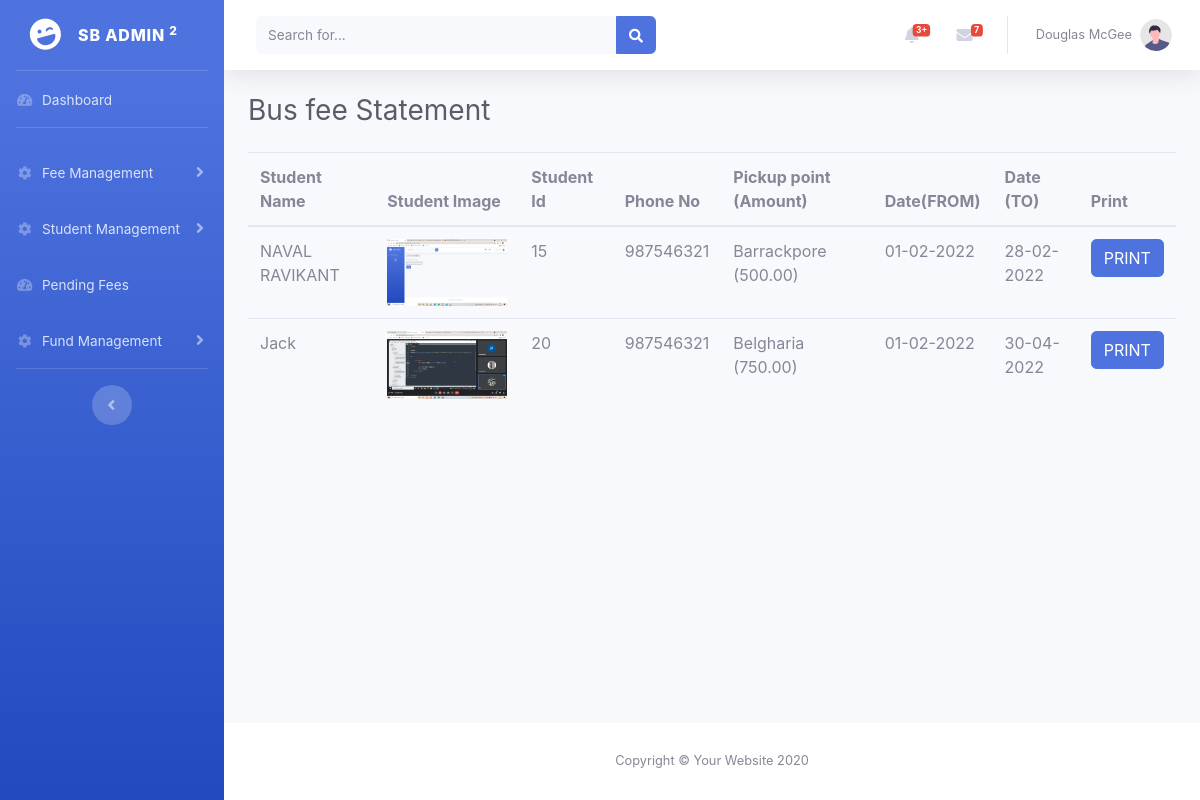
Before: /index.php/admin/showfeereceipt with the older database file.
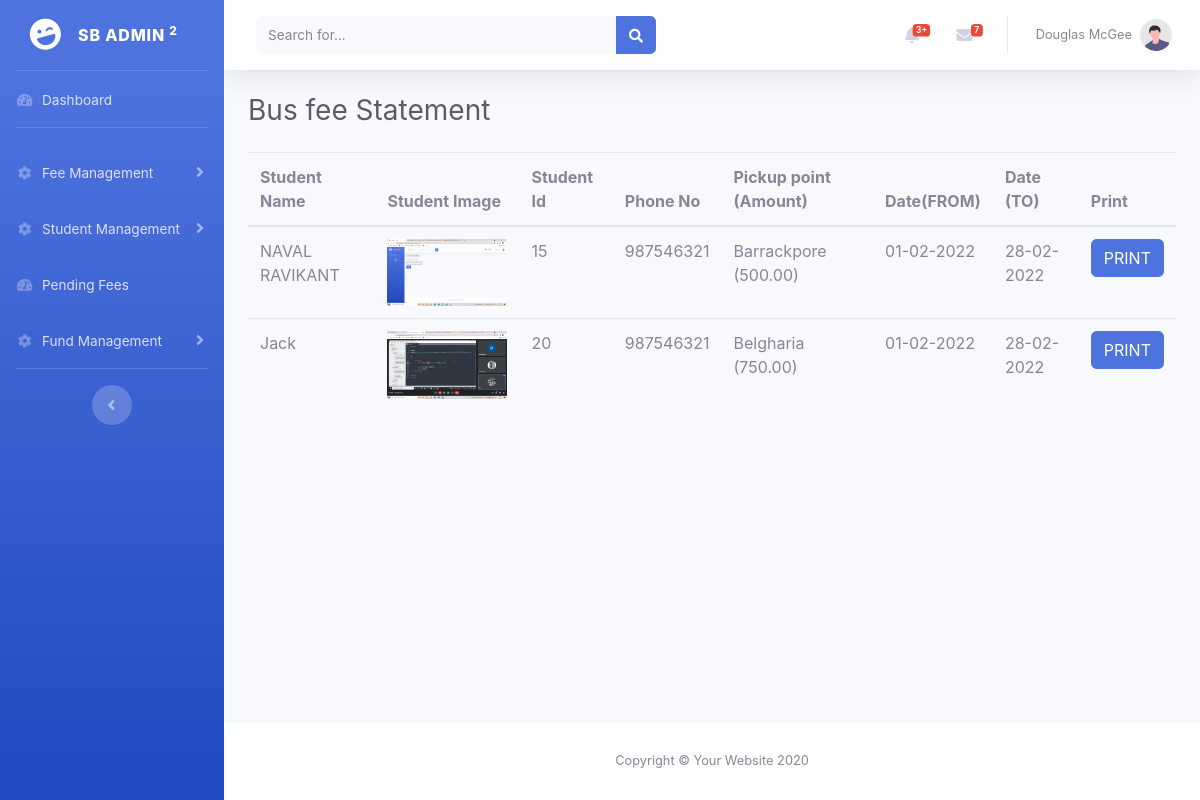
After: the same page with the newer database file.
### tables this page shows
CREATE TABLE `fee_receipts` (
  `receipt_id` int(11) NOT NULL,
  `student_nid` int(11) NOT NULL,
  `s_from` date NOT NULL,
  `s_to` date NOT NULL,
  `payment_type` varchar(500) NOT NULL,
  `remarks` varchar(500) NOT NULL,
  `amount` decimal(10,2) NOT NULL,
  `payment_for` varchar(500) NOT NULL
);

CREATE TABLE `student_admission` (
  `student_id` varchar(500) NOT NULL,
  `student_name` varchar(500) NOT NULL,
  `student_image` varchar(500) NOT NULL,
  `father_name` varchar(500) NOT NULL,
  `mother_name` varchar(500) NOT NULL,
  `address` varchar(500) NOT NULL,
  `mobile_no` varchar(500) NOT NULL,
  `adhaar` varchar(500) NOT NULL,
  `gender` varchar(500) NOT NULL,
  `dob` date NOT NULL,
  `pickup_point` int(11) NOT NULL,
  `sid` int(11) NOT NULL
);

CREATE TABLE `ifeesetup` (
  `fee_id` int(11) NOT NULL,
  `pickup_point` varchar(500) NOT NULL,
  `busfee` varchar(500) NOT NULL
);

### application/controllers/Admin.php (called while the page is built, shortened)
<?php
class Admin extends CI_Controller
{
	public function __construct()
	{
		$this->load->helper("url");
		$this->load->database();
		$this->load->model("Admin_mod");
	}
	public function showfeereceipt(){
		$res=$this->Admin_mod->listbusfeereceipt();
		$w=array(
			"row"=>$res,
		);
		$this->load->view('showfeereceipt',$w);
	}
}
?>

### index.php (called while the page is built, shortened)
<?php
require_once BASEPATH.'core/CodeIgniter.php';

### application/models/Admin_mod.php (called while the page is built, shortened)
<?php
	class Admin_mod extends CI_Model
	{
		   public function listbusfeereceipt(){
			$q=$this->db->select("student_admission.*,ifeesetup.pickup_point as pic,ifeesetup.busfee, fee_receipts.*")->from("fee_receipts")->join("student_admission","fee_receipts.student_nid=student_admission.sid")->join("ifeesetup","ifeesetup.fee_id=student_admission.pickup_point")->order_by("receipt_id","desc")->get();
			$rs=$q->result();
			return $rs;
		 }
	}
?>

### application/views/showfeereceipt.php (the view)
<?php $this->load->view("inc/header");?>
       <?php $this->load->view("inc/menu");?>
        <div id="content-wrapper" class="d-flex flex-column">
            <div id="content">
                  <?php $this->load->view("inc/top");?>
                <div class="container-fluid">
                    <h1 class="h3 mb-4 text-gray-800">Bus fee Statement</h1>
                    <table class="table">
    <thead>
      <tr>
        <th>Student Name</th>
        <th>Student Image </th>
        <th>Student Id</th>
        <th>Phone No</th>
        <th>Pickup point (Amount) </th>
        <th>Date(FROM) </th>
        <th>Date (TO) </th>
        <th>Print </th>
      </tr>
    </thead>
    <tbody>
        <?php foreach($row as $r){?>
            <tr>
        <td><?php echo $r->student_name; ?></td>
        <td><img src="<?php echo base_url();?>student_images/<?php echo $r->student_image;?>" style="width:120px;"></td>
        <td><?php echo $r->student_id; ?></td>
        <td><?php echo $r->mobile_no;?></td>
        <td><?php echo $r->pic; ?> (<?php echo $r->amount; ?>)</td>
        <td><?php echo date("d-m-Y",strtotime($r->s_from)); ?></td>
        <td><?php echo date("d-m-Y",strtotime($r->s_to)); ?></td>
        <td><a target="_blank" class="btn btn-primary" href="<?php echo base_url();?>printreceipt/<?php echo $r->receipt_id;?>">PRINT</a></td>
        </tr>
      <?php } ?>
    </tbody>
  </table>
                </div>
            </div>
                 <?php $this->load->view("inc/footer");?>

### application/views/inc/header.php (shortened to what this page needs)
<!DOCTYPE html>
<html lang="en">
<head>
    <link href="<?php echo base_url();?>admin/vendor/fontawesome-free/css/all.min.css" rel="stylesheet" type="text/css">
   <link rel="stylesheet" href="https://cdnjs.cloudflare.com/ajax/libs/font-awesome/4.7.0/css/font-awesome.min.css">
    <link href="<?php echo base_url();?>admin/css/sb-admin-2.min.css" rel="stylesheet">
</head>
<body id="page-top">
    <div id="wrapper">

### application/views/inc/menu.php (shortened to what this page needs)
 <ul class="navbar-nav bg-gradient-primary sidebar sidebar-dark accordion" id="accordionSidebar">
            <a class="sidebar-brand d-flex align-items-center justify-content-center" href="index.html">
                <div class="sidebar-brand-icon rotate-n-15">
                    <i class="fas fa-laugh-wink"></i>
                </div>
                <div class="sidebar-brand-text mx-3">SB Admin <sup>2</sup></div>
            </a>
            <hr class="sidebar-divider my-0">
            <li class="nav-item">
                <a class="nav-link" href="index.html">
                    <i class="fas fa-fw fa-tachometer-alt"></i>
                    <span>Dashboard</span></a>
            </li>
            <hr class="sidebar-divider">
            <li class="nav-item">
                <a class="nav-link collapsed" href="#" data-toggle="collapse" data-target="#collapseTwo"
                    aria-expanded="true" aria-controls="collapseTwo">
                    <i class="fas fa-fw fa-cog"></i>
                    <span>Fee Management</span>
                </a>
            </li>
<li class="nav-item">
                <a class="nav-link collapsed" href="#" data-toggle="collapse" data-target="#collapsethree"
                    aria-expanded="true" aria-controls="collapsethree">
                    <i class="fas fa-fw fa-cog"></i>
                    <span>Student Management</span>
                </a>
            </li>
            <li class="nav-item">
                <a class="nav-link" href="<?php echo base_url(); ?>pendingfees/">
                    <i class="fas fa-fw fa-tachometer-alt"></i>
                    <span>Pending Fees</span></a>
            </li>
            <li class="nav-item">
                <a class="nav-link collapsed" href="#" data-toggle="collapse" data-target="#collapsefour"
                    aria-expanded="true" aria-controls="collapsefour">
                    <i class="fas fa-fw fa-cog"></i>
                    <span>Fund Management</span>
                </a>
            </li>
            <hr class="sidebar-divider d-none d-md-block">
            <div class="text-center d-none d-md-inline">
                <button class="rounded-circle border-0" id="sidebarToggle"></button>
            </div>
        </ul>

### application/views/inc/top.php (shortened to what this page needs)
<nav class="navbar navbar-expand navbar-light bg-white topbar mb-4 static-top shadow">
                   <form
                       class="d-none d-sm-inline-block form-inline mr-auto ml-md-3 my-2 my-md-0 mw-100 navbar-search">
                       <div class="input-group">
                           <input type="text" class="form-control bg-light border-0 small" placeholder="Search for..."
                               aria-label="Search" aria-describedby="basic-addon2">
                           <div class="input-group-append">
                               <button class="btn btn-primary" type="button">
                                   <i class="fas fa-search fa-sm"></i>
                               </button>
                           </div>
                       </div>
                   </form>
                   <ul class="navbar-nav ml-auto">
                       <li class="nav-item dropdown no-arrow mx-1">
                           <a class="nav-link dropdown-toggle" href="#" id="alertsDropdown" role="button"
                               data-toggle="dropdown" aria-haspopup="true" aria-expanded="false">
                               <i class="fas fa-bell fa-fw"></i>
                               <span class="badge badge-danger badge-counter">3+</span>
                           </a>
                       </li>
                       <li class="nav-item dropdown no-arrow mx-1">
                           <a class="nav-link dropdown-toggle" href="#" id="messagesDropdown" role="button"
                               data-toggle="dropdown" aria-haspopup="true" aria-expanded="false">
                               <i class="fas fa-envelope fa-fw"></i>
                               <span class="badge badge-danger badge-counter">7</span>
                           </a>
                       </li>
                       <li class="nav-item dropdown no-arrow">
                           <a class="nav-link dropdown-toggle" href="#" id="userDropdown" role="button"
                               data-toggle="dropdown" aria-haspopup="true" aria-expanded="false">
                               <span class="mr-2 d-none d-lg-inline text-gray-600 small">Douglas McGee</span>
                               <img class="img-profile rounded-circle"
                                   src="<?php echo base_url();?>admin/img/undraw_profile.svg">
                           </a>
                       </li>
                   </ul>
               </nav>

### application/views/inc/footer.php (shortened to what this page needs)
            <footer class="sticky-footer bg-white">
                <div class="container my-auto">
                    <div class="copyright text-center my-auto">
                        <span>Copyright &copy; Your Website 2020</span>
                    </div>
                </div>
            </footer>
        </div>
    </div>
</body>
</html>

Changed rows visible on the page:
changed fee_receipts "Jack": s_to "30-04-2022" → "28-02-2022"
